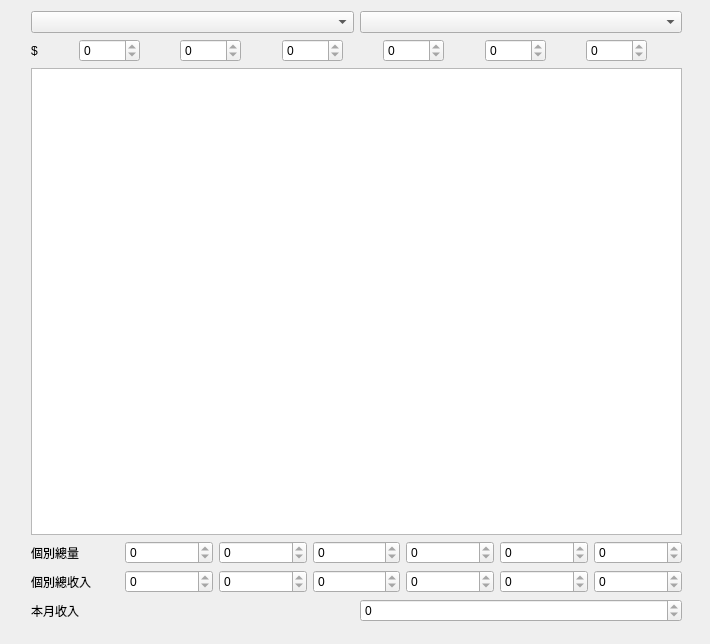
<?xml version="1.0" encoding="UTF-8"?>
<ui version="4.0">
 <class>Dialog_report</class>
 <widget class="QDialog" name="Dialog_report">
  <property name="geometry">
   <rect>
    <x>0</x>
    <y>0</y>
    <width>710</width>
    <height>644</height>
   </rect>
  </property>
  <property name="windowTitle">
   <string>每月結算</string>
  </property>
  <widget class="QWidget" name="layoutWidget">
   <property name="geometry">
    <rect>
     <x>31</x>
     <y>11</y>
     <width>651</width>
     <height>611</height>
    </rect>
   </property>
   <layout class="QVBoxLayout" name="verticalLayout">
    <item>
     <layout class="QHBoxLayout" name="horizontalLayout">
      <item>
       <widget class="QComboBox" name="comboBox_name"/>
      </item>
      <item>
       <widget class="QComboBox" name="comboBox_date"/>
      </item>
     </layout>
    </item>
    <item>
     <layout class="QGridLayout" name="gridLayout">
      <item row="0" column="0">
       <widget class="QLabel" name="label">
        <property name="sizePolicy">
         <sizepolicy hsizetype="Preferred" vsizetype="Preferred">
          <horstretch>0</horstretch>
          <verstretch>0</verstretch>
         </sizepolicy>
        </property>
        <property name="text">
         <string>$</string>
        </property>
       </widget>
      </item>
      <item row="0" column="2">
       <widget class="QSpinBox" name="spinBox_1">
        <property name="readOnly">
         <bool>true</bool>
        </property>
        <property name="maximum">
         <number>10000</number>
        </property>
       </widget>
      </item>
      <item row="0" column="4">
       <widget class="QSpinBox" name="spinBox_2">
        <property name="readOnly">
         <bool>true</bool>
        </property>
        <property name="maximum">
         <number>10000</number>
        </property>
       </widget>
      </item>
      <item row="0" column="6">
       <widget class="QSpinBox" name="spinBox_3">
        <property name="readOnly">
         <bool>true</bool>
        </property>
        <property name="maximum">
         <number>10000</number>
        </property>
       </widget>
      </item>
      <item row="0" column="8">
       <widget class="QSpinBox" name="spinBox_4">
        <property name="readOnly">
         <bool>true</bool>
        </property>
        <property name="maximum">
         <number>10000</number>
        </property>
       </widget>
      </item>
      <item row="0" column="10">
       <widget class="QSpinBox" name="spinBox_5">
        <property name="readOnly">
         <bool>true</bool>
        </property>
        <property name="maximum">
         <number>10000</number>
        </property>
       </widget>
      </item>
      <item row="0" column="3">
       <spacer name="horizontalSpacer">
        <property name="orientation">
         <enum>Qt::Horizontal</enum>
        </property>
        <property name="sizeHint" stdset="0">
         <size>
          <width>40</width>
          <height>20</height>
         </size>
        </property>
       </spacer>
      </item>
      <item row="0" column="12">
       <widget class="QSpinBox" name="spinBox_6">
        <property name="readOnly">
         <bool>true</bool>
        </property>
        <property name="maximum">
         <number>10000</number>
        </property>
       </widget>
      </item>
      <item row="0" column="11">
       <spacer name="horizontalSpacer_6">
        <property name="orientation">
         <enum>Qt::Horizontal</enum>
        </property>
        <property name="sizeHint" stdset="0">
         <size>
          <width>40</width>
          <height>20</height>
         </size>
        </property>
       </spacer>
      </item>
      <item row="0" column="9">
       <spacer name="horizontalSpacer_5">
        <property name="orientation">
         <enum>Qt::Horizontal</enum>
        </property>
        <property name="sizeHint" stdset="0">
         <size>
          <width>40</width>
          <height>20</height>
         </size>
        </property>
       </spacer>
      </item>
      <item row="0" column="5">
       <spacer name="horizontalSpacer_2">
        <property name="orientation">
         <enum>Qt::Horizontal</enum>
        </property>
        <property name="sizeHint" stdset="0">
         <size>
          <width>40</width>
          <height>20</height>
         </size>
        </property>
       </spacer>
      </item>
      <item row="0" column="1">
       <spacer name="horizontalSpacer_3">
        <property name="orientation">
         <enum>Qt::Horizontal</enum>
        </property>
        <property name="sizeHint" stdset="0">
         <size>
          <width>40</width>
          <height>20</height>
         </size>
        </property>
       </spacer>
      </item>
      <item row="0" column="7">
       <spacer name="horizontalSpacer_4">
        <property name="orientation">
         <enum>Qt::Horizontal</enum>
        </property>
        <property name="sizeHint" stdset="0">
         <size>
          <width>40</width>
          <height>20</height>
         </size>
        </property>
       </spacer>
      </item>
      <item row="0" column="13">
       <spacer name="horizontalSpacer_7">
        <property name="orientation">
         <enum>Qt::Horizontal</enum>
        </property>
        <property name="sizeHint" stdset="0">
         <size>
          <width>40</width>
          <height>20</height>
         </size>
        </property>
       </spacer>
      </item>
     </layout>
    </item>
    <item>
     <widget class="QTableView" name="tableView">
      <property name="sizePolicy">
       <sizepolicy hsizetype="Expanding" vsizetype="Expanding">
        <horstretch>0</horstretch>
        <verstretch>0</verstretch>
       </sizepolicy>
      </property>
     </widget>
    </item>
    <item>
     <layout class="QGridLayout" name="gridLayout_3">
      <item row="0" column="0">
       <widget class="QLabel" name="label_2">
        <property name="text">
         <string>個別總量</string>
        </property>
       </widget>
      </item>
      <item row="0" column="1">
       <widget class="QSpinBox" name="spinBox_7">
        <property name="readOnly">
         <bool>true</bool>
        </property>
        <property name="maximum">
         <number>10000</number>
        </property>
       </widget>
      </item>
      <item row="0" column="2">
       <widget class="QSpinBox" name="spinBox_8">
        <property name="readOnly">
         <bool>true</bool>
        </property>
        <property name="maximum">
         <number>10000</number>
        </property>
       </widget>
      </item>
      <item row="0" column="3">
       <widget class="QSpinBox" name="spinBox_9">
        <property name="readOnly">
         <bool>true</bool>
        </property>
        <property name="maximum">
         <number>10000</number>
        </property>
       </widget>
      </item>
      <item row="0" column="4">
       <widget class="QSpinBox" name="spinBox_10">
        <property name="readOnly">
         <bool>true</bool>
        </property>
        <property name="maximum">
         <number>10000</number>
        </property>
       </widget>
      </item>
      <item row="0" column="5">
       <widget class="QSpinBox" name="spinBox_11">
        <property name="readOnly">
         <bool>true</bool>
        </property>
        <property name="maximum">
         <number>10000</number>
        </property>
       </widget>
      </item>
      <item row="0" column="6">
       <widget class="QSpinBox" name="spinBox_12">
        <property name="readOnly">
         <bool>true</bool>
        </property>
        <property name="maximum">
         <number>10000</number>
        </property>
       </widget>
      </item>
     </layout>
    </item>
    <item>
     <layout class="QGridLayout" name="gridLayout_2">
      <item row="0" column="0">
       <widget class="QLabel" name="label_3">
        <property name="text">
         <string>個別總收入</string>
        </property>
       </widget>
      </item>
      <item row="0" column="1">
       <widget class="QSpinBox" name="spinBox_13">
        <property name="readOnly">
         <bool>true</bool>
        </property>
        <property name="maximum">
         <number>1000000</number>
        </property>
       </widget>
      </item>
      <item row="0" column="2">
       <widget class="QSpinBox" name="spinBox_14">
        <property name="readOnly">
         <bool>true</bool>
        </property>
        <property name="maximum">
         <number>1000000</number>
        </property>
       </widget>
      </item>
      <item row="0" column="3">
       <widget class="QSpinBox" name="spinBox_15">
        <property name="readOnly">
         <bool>true</bool>
        </property>
        <property name="maximum">
         <number>1000000</number>
        </property>
       </widget>
      </item>
      <item row="0" column="4">
       <widget class="QSpinBox" name="spinBox_16">
        <property name="readOnly">
         <bool>true</bool>
        </property>
        <property name="maximum">
         <number>1000000</number>
        </property>
       </widget>
      </item>
      <item row="0" column="5">
       <widget class="QSpinBox" name="spinBox_17">
        <property name="readOnly">
         <bool>true</bool>
        </property>
        <property name="maximum">
         <number>1000000</number>
        </property>
       </widget>
      </item>
      <item row="0" column="6">
       <widget class="QSpinBox" name="spinBox_18">
        <property name="readOnly">
         <bool>true</bool>
        </property>
        <property name="maximum">
         <number>1000000</number>
        </property>
       </widget>
      </item>
     </layout>
    </item>
    <item>
     <layout class="QHBoxLayout" name="horizontalLayout_5">
      <item>
       <widget class="QLabel" name="label_4">
        <property name="text">
         <string>本月收入</string>
        </property>
       </widget>
      </item>
      <item>
       <widget class="QSpinBox" name="spinBox_19">
        <property name="readOnly">
         <bool>true</bool>
        </property>
        <property name="maximum">
         <number>1000000000</number>
        </property>
       </widget>
      </item>
     </layout>
    </item>
   </layout>
  </widget>
 </widget>
 <resources/>
 <connections/>
</ui>
